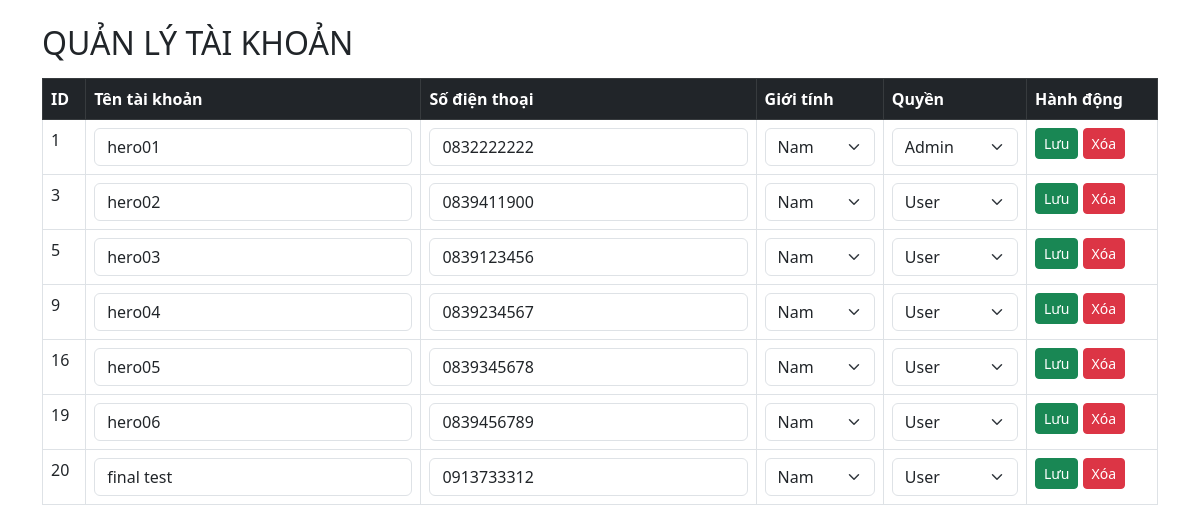
The app's page /HNLAPTOP/update_user.php (signed in) with its own data.
### tables this page shows
CREATE TABLE `users` (
  `id` int(11) NOT NULL,
  `ho_va_ten` varchar(100) DEFAULT NULL,
  `quan_huyen` varchar(100) DEFAULT NULL,
  `dia_chi_chi_tiet` varchar(255) DEFAULT NULL,
  `username` varchar(50) NOT NULL,
  `phone` varchar(15) DEFAULT NULL,
  `gender` enum('Nam','Nữ','Khác') DEFAULT NULL,
  `role` enum('user','admin') DEFAULT 'user',
  `password` varchar(255) NOT NULL,
  `status` tinyint(1) DEFAULT 1,
  `tinh_thanh_pho` varchar(100) DEFAULT NULL,
  `email` varchar(255) DEFAULT NULL
);

### HNLAPTOP/update_user.php (the view, shortened to what this page needs)
<?php
$conn = new mysqli(DB_HOST, DB_USER, DB_PASS, 'hn_laptop');
$result = $conn->query("SELECT * FROM users");
?>
<!DOCTYPE html>
<html lang="vi">
<head>
    <link rel="stylesheet" href="https://cdn.jsdelivr.net/npm/bootstrap@5.3.0/dist/css/bootstrap.min.css">
</head>
<body>
<div class="container mt-4">
    <h2 class="mb-3">QUẢN LÝ TÀI KHOẢN</h2>
    <table class="table table-bordered">
        <thead class="table-dark">
            <tr>
                <th>ID</th>
                <th>Tên tài khoản</th>
                <th>Số điện thoại</th>
                <th>Giới tính</th>
                <th>Quyền</th>
                <th>Hành động</th>
            </tr>
        </thead>
        <tbody>
            <?php while ($row = $result->fetch_assoc()): ?>
                <tr data-id="<?= $row['id'] ?>">
                    <td><?= $row['id'] ?></td>
                    <td><input type="text" class="form-control username" value="<?= $row['username'] ?>"></td>
                    <td><input type="text" class="form-control phone" value="<?= $row['phone'] ?>"></td>
                    <td>
                        <select class="form-select gender">
                            <option value="male" <?= $row['gender'] == 'male' ? 'selected' : '' ?>>Nam</option>
                        </select>
                    </td>
                    <td>
                        <select class="form-select role">
                            <option value="user" <?= $row['role'] == 'user' ? 'selected' : '' ?>>User</option>
                            <option value="admin" <?= $row['role'] == 'admin' ? 'selected' : '' ?>>Admin</option>
                        </select>
                    </td>
                    <td>
                        <button class="btn btn-success btn-sm save-btn">Lưu</button>
                        <button class="btn btn-danger btn-sm delete-btn">Xóa</button>
                    </td>
                </tr>
            <?php endwhile; ?>
        </tbody>
    </table>
</div>
</body>
</html>

### records on screen
users: id "1", username "hero01", phone "0832222222", role "Admin"
users: id "3", username "hero02", phone "0839411900", role "User"
users: id "5", username "hero03", phone "0839123456", role "User"
users: id "9", username "hero04", phone "0839234567", role "User"
users: id "16", username "hero05", phone "0839345678", role "User"
users: id "19", username "hero06", phone "0839456789", role "User"
users: id "20", username "final test", phone "0913733312", role "User"
